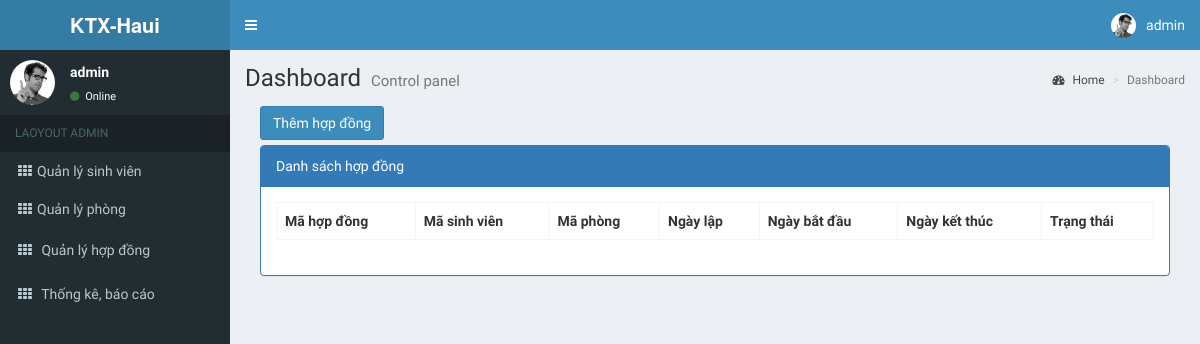
Page /Backend/index.php?page=QLHopDong (signed in) on the earlier database version.
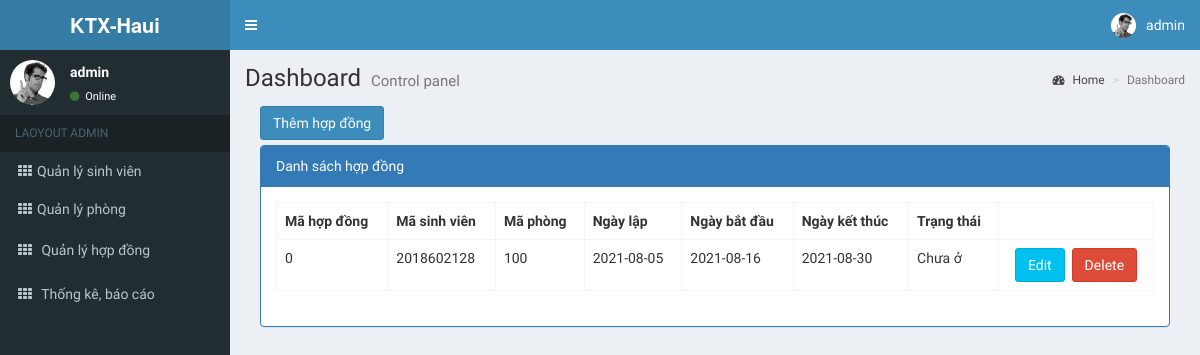
Same page on the later database version.
### tables this page shows
CREATE TABLE `hopdong` (
  `idHopDong` int(11) NOT NULL,
  `idSinhVien` int(11) DEFAULT NULL,
  `idPhong` int(11) DEFAULT NULL,
  `ngayLap` date DEFAULT NULL,
  `ngayBatDau` date DEFAULT NULL,
  `ngayKetThuc` date DEFAULT NULL,
  `status` varchar(100) DEFAULT NULL
);

### Backend/Views/QLHopDong.php (the view, shortened to what this page needs)
<div class="col-md-12">
    <div style="margin-bottom:5px;">
        <a href="index.php?page=ThemSuaHopDong&action=add" class="btn btn-primary">Thêm hợp đồng</a>
    </div>
    <div class="panel panel-primary">
        <div class="panel-heading">Danh sách hợp đồng</div>
        <div class="panel-body">
            <table class="table table-bordered table-hover">
                <tr>
                    <th style="max-width: 100px;">Mã hợp đồng</th>
                    <th style="max-width: 180px;">Mã sinh viên</th>
                    <th style="max-width: 100px;">Mã phòng</th>
                    <th style="max-width:100px;">Ngày lập</th>
                    <th style="max-width: 100px;">Ngày bắt đầu</th>
                    <th style="max-width: 150px;">Ngày kết thúc</th>
                    <th style="max-width: 150px;">Trạng thái</th>
                </tr>
                <?php
                    $sql = "SELECT * FROM hopdong";
                    $result = mysqli_query($conn, $sql);
                    while($row = mysqli_fetch_assoc($result)){
                        echo "<tr>
                            <td style='max-width: 100px;'>".$row["idHopDong"]."</td>
                            <td style='max-width: 180px;'>".$row["idSinhVien"]."</td>
                            <td style='max-width: 100px;'>".$row["idPhong"]."</td>
                            <td style='max-width: 100px;'>".$row["ngayLap"]."</td>
                            <td style='max-width: 100px;'>".$row["ngayBatDau"]."</td>
                            <td style='max-width: 150px;'>".$row["ngayKetThuc"]."</td>
                            <td style='max-width: 150px;'>".$row["status"]."</td>
                            <td  style='text-align:center;max-width:150px;'>
                                <a class='btn btn-info' href='index.php?page=ThemSuaHopDong&action=edit&id=".$row["idHopDong"]."'>Edit</a>&nbsp;
                                <a class='btn btn-danger' href='index.php?page=ThemSuaHopDong&action=delete&id=".$row["idHopDong"]."' onclick='return window.confirm('Are you sure?');'>Delete</a>
                            </td>
                        </tr>";
                    };
                ?>
            </table>
        </div>
    </div>
</div>

Differences in the rows shown:
added hopdong: idHopDong "0", idSinhVien "2018602128", idPhong "100", ngayLap "2021-08-05", ngayBatDau "2021-08-16", ngayKetThuc "2021-08-30", status "Chưa ở"
